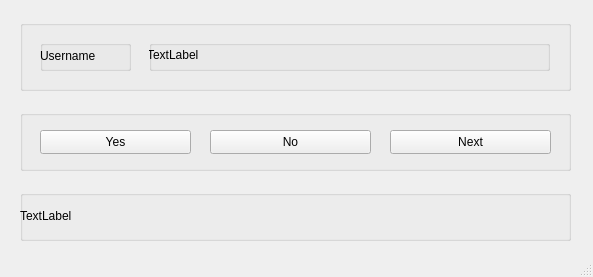
<?xml version="1.0" encoding="UTF-8"?>
<ui version="4.0">
 <class>MainWin_1</class>
 <widget class="QMainWindow" name="MainWin_1">
  <property name="geometry">
   <rect>
    <x>0</x>
    <y>0</y>
    <width>593</width>
    <height>277</height>
   </rect>
  </property>
  <property name="windowTitle">
   <string>MainWindow</string>
  </property>
  <widget class="QWidget" name="centralwidget">
   <widget class="QGroupBox" name="groupBox">
    <property name="geometry">
     <rect>
      <x>20</x>
      <y>20</y>
      <width>551</width>
      <height>71</height>
     </rect>
    </property>
    <property name="title">
     <string/>
    </property>
    <widget class="QGroupBox" name="groupBox_2_1">
     <property name="geometry">
      <rect>
       <x>20</x>
       <y>20</y>
       <width>91</width>
       <height>31</height>
      </rect>
     </property>
     <property name="title">
      <string/>
     </property>
     <widget class="QLabel" name="label_9">
      <property name="geometry">
       <rect>
        <x>0</x>
        <y>0</y>
        <width>91</width>
        <height>31</height>
       </rect>
      </property>
      <property name="font">
       <font>
        <bold>false</bold>
       </font>
      </property>
      <property name="text">
       <string>Username</string>
      </property>
     </widget>
    </widget>
    <widget class="QGroupBox" name="groupBox_2">
     <property name="geometry">
      <rect>
       <x>129</x>
       <y>20</y>
       <width>401</width>
       <height>31</height>
      </rect>
     </property>
     <property name="title">
      <string/>
     </property>
     <widget class="QLabel" name="label_11">
      <property name="geometry">
       <rect>
        <x>-2</x>
        <y>-1</y>
        <width>411</width>
        <height>31</height>
       </rect>
      </property>
      <property name="sizePolicy">
       <sizepolicy hsizetype="Preferred" vsizetype="Preferred">
        <horstretch>0</horstretch>
        <verstretch>0</verstretch>
       </sizepolicy>
      </property>
      <property name="text">
       <string>TextLabel</string>
      </property>
     </widget>
    </widget>
   </widget>
   <widget class="QGroupBox" name="groupBox_4">
    <property name="geometry">
     <rect>
      <x>20</x>
      <y>110</y>
      <width>551</width>
      <height>61</height>
     </rect>
    </property>
    <property name="title">
     <string/>
    </property>
    <widget class="QPushButton" name="pushButton">
     <property name="geometry">
      <rect>
       <x>20</x>
       <y>20</y>
       <width>151</width>
       <height>24</height>
      </rect>
     </property>
     <property name="text">
      <string>Yes</string>
     </property>
    </widget>
    <widget class="QPushButton" name="pushButton_2">
     <property name="geometry">
      <rect>
       <x>190</x>
       <y>20</y>
       <width>161</width>
       <height>24</height>
      </rect>
     </property>
     <property name="text">
      <string>No</string>
     </property>
    </widget>
    <widget class="QPushButton" name="pushButton_3">
     <property name="geometry">
      <rect>
       <x>370</x>
       <y>20</y>
       <width>161</width>
       <height>24</height>
      </rect>
     </property>
     <property name="text">
      <string>Next</string>
     </property>
    </widget>
   </widget>
   <widget class="QGroupBox" name="groupBox_3">
    <property name="geometry">
     <rect>
      <x>20</x>
      <y>190</y>
      <width>551</width>
      <height>51</height>
     </rect>
    </property>
    <property name="title">
     <string/>
    </property>
    <widget class="QLabel" name="label_5">
     <property name="geometry">
      <rect>
       <x>0</x>
       <y>5</y>
       <width>551</width>
       <height>41</height>
      </rect>
     </property>
     <property name="text">
      <string>TextLabel</string>
     </property>
    </widget>
   </widget>
  </widget>
  <widget class="QMenuBar" name="menubar">
   <property name="geometry">
    <rect>
     <x>0</x>
     <y>0</y>
     <width>593</width>
     <height>21</height>
    </rect>
   </property>
  </widget>
  <widget class="QStatusBar" name="statusbar"/>
 </widget>
 <resources/>
 <connections/>
</ui>
